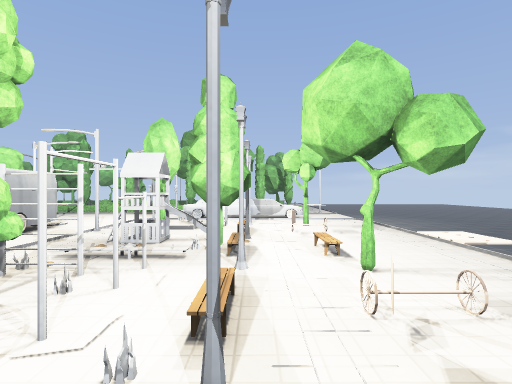
View 1 (above)

24 first-person views from a walk through a level from a Godot 3-D game. The camera is 1.5 m above the floor, looks level and sees 80° across. Doors that lead somewhere are drawn open, without their leaves. The floor is counted in squares, 2 m on a side. Each view is taken from the middle of a square. On the plan, view 1 faces up. The plan holds only what a view shows up to about 10 squares ahead; the rest is blank. The place goes on beyond the plan. Surface patterns are stand-ins for the level's own textures.

View 2
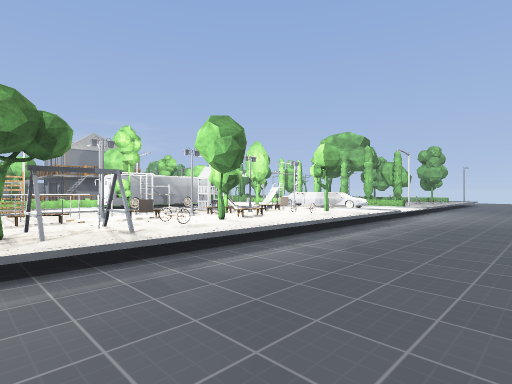

View 3
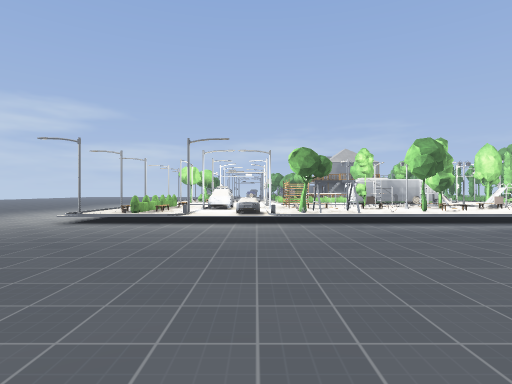

View 4
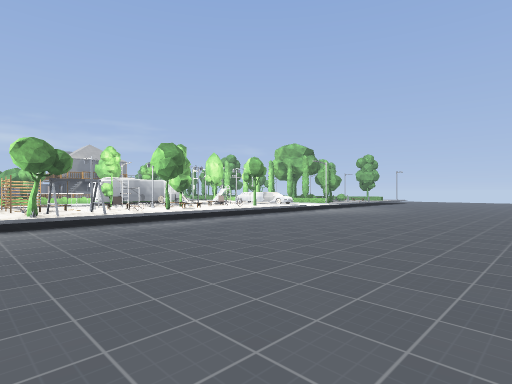

View 5
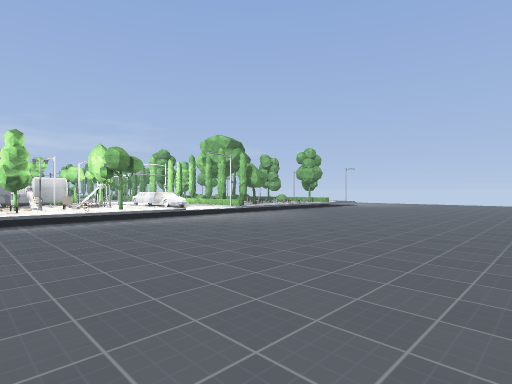

View 6
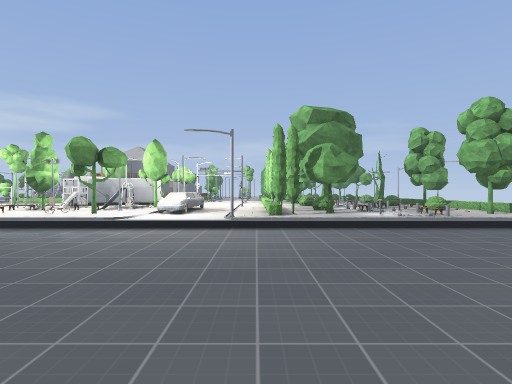

View 7
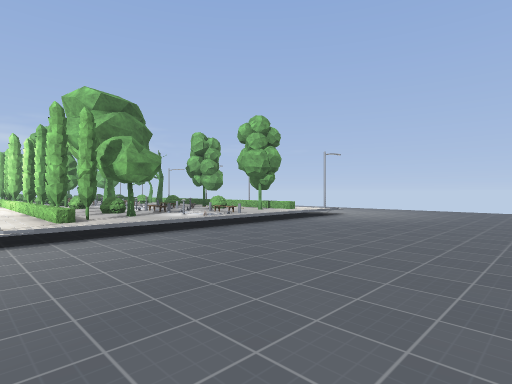

View 8
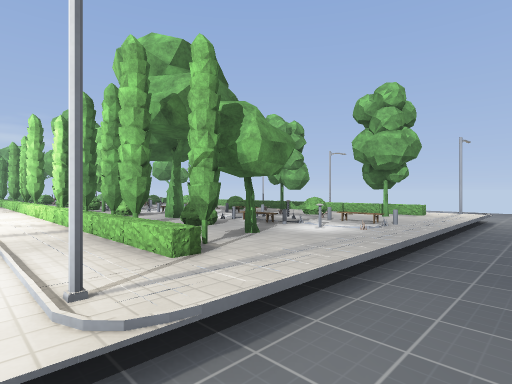

View 9
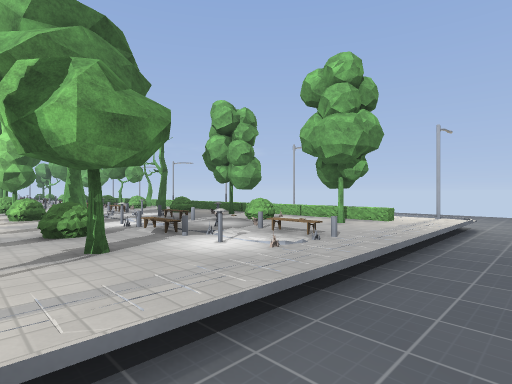

View 10
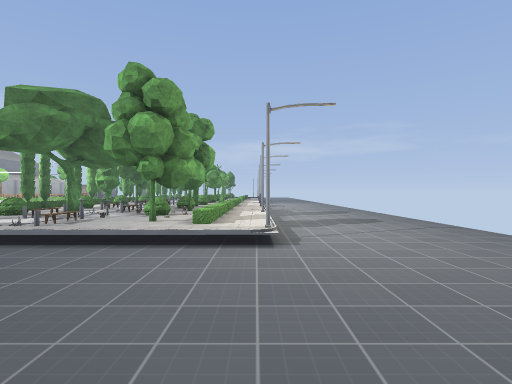

View 11
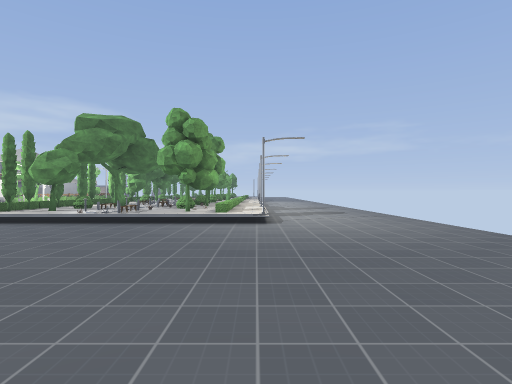

View 12
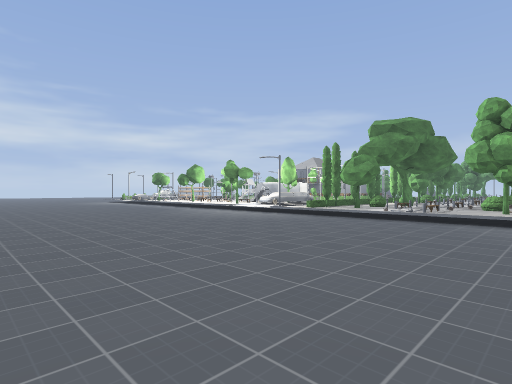

View 13
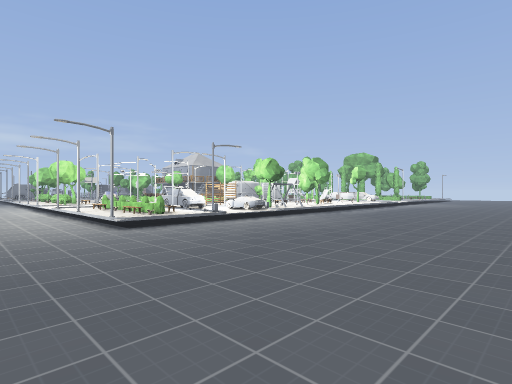

View 14
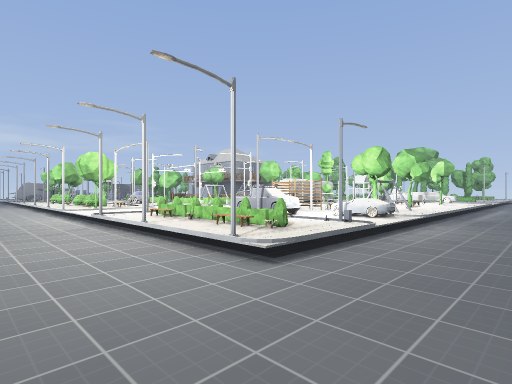

View 15
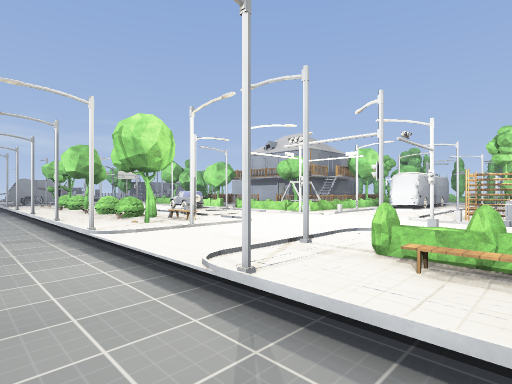

View 16
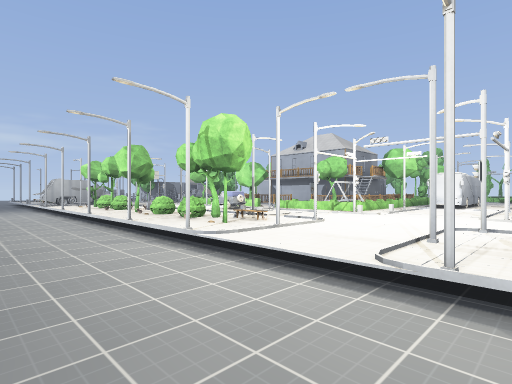

View 17
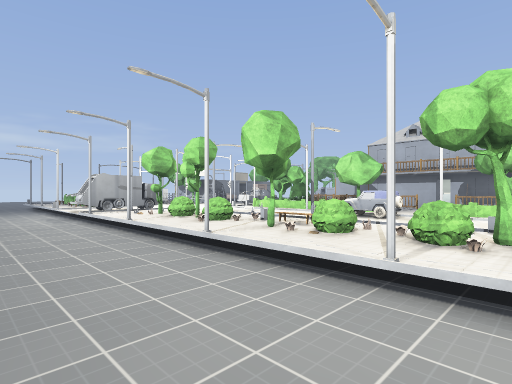

View 18
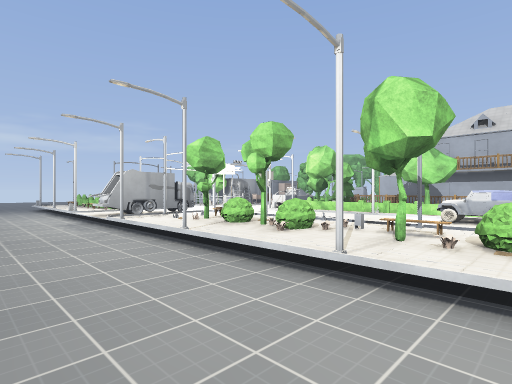

View 19
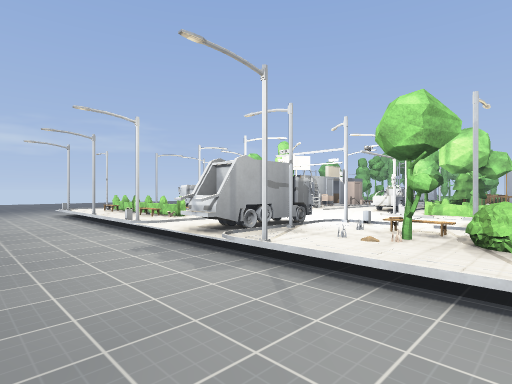

View 20
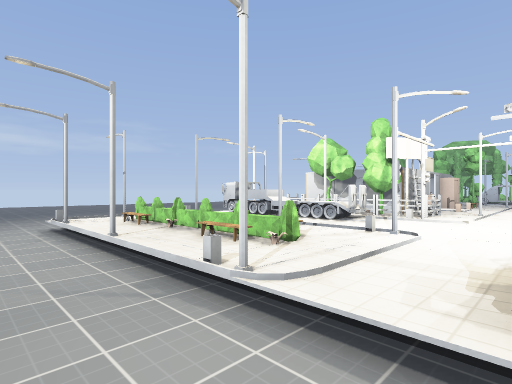

View 21
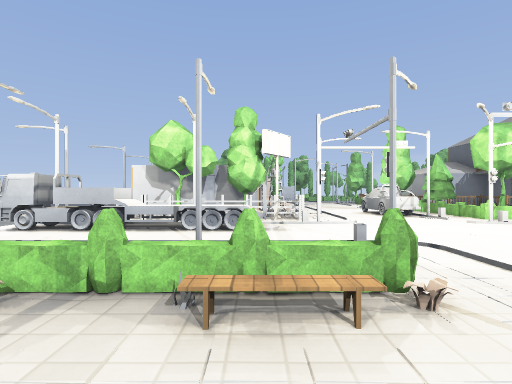

View 22
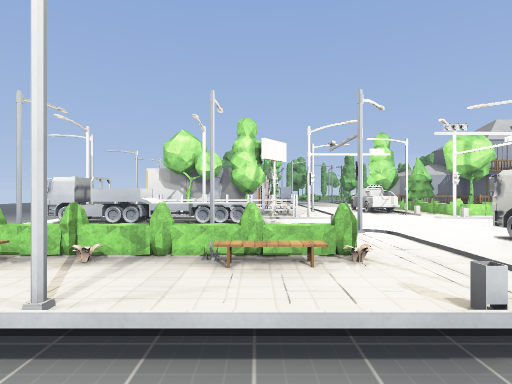

View 23
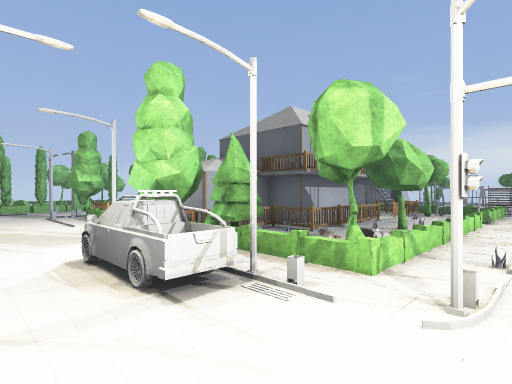

View 24
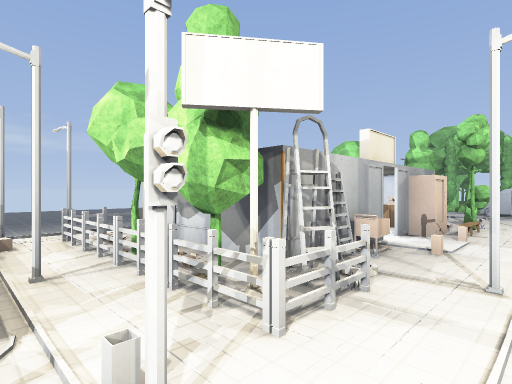

### Floor plan
Key: @ floor where view 1 was taken; # wall or solid block; x gap in a wall; . main floor; : floor 0.5 m higher than the main floor; / step, stairs or slope; D door; = window, fence, low wall or low ledge; ^ raised ledge; T tree; F fence; B bush; E tent; A beam; O other object.
Columns run from 30 left of view 1 to 11 right of it. Each row starts with its distance up from view 1.
 23                            ..........
 22                            ...........
 21                            ............
 20                            .............
 19                            /#://#/.......
 18                             / ////........
 17                          TB:T::T:/........
 16                         =::::B:::/........
 15                         =::=#==:#/........
 14                       O  :::T=#=:/........
 13                       OOOTB:TBBT:/........
 12                       TTTO:TTTTT:/.......
 11                         :::   :::/.......
 10           :D ::         :::: :::#/.......
  9           :D :::        ::::====:/.......
  8           :  ::#         ::#::#=:/........
  7          TT: ::          #::T:#T:/........
  6           :T ::          #:#:::O:/........
  5          # T ::          D::###::/........
  4          #OO::: #        #::#TT///........
  3          #D ::# O#       D::###T:/........
  2           # ::TOOOO##    ::#T#:O:/.......
  1    ..     ##:xTB:OOOOOO O:::==:x//.......
  0 ..... /^TOA^:^^BT:#T:: #O:::F=@#:/.......
 -1 ..... #==##=:::B=OOOOOOOO:::FF:T:/.......
 -2       / ^^^#::#::: :EO::#::#::#==/.......
 -3       /::::::::::::::::::::::=x::/......
 -4       ##  :::##::::# :##:::::=:://......
 -5       #OOBBB:##:TTB#TBBTT::#BOOOB/......
 -6  ...../x:::::#:::x:##:###::::::::/......
 -7  ........#.#...#...........#..#.#.......
 -8      ...................................
 -9             ................. ..........

Where each view was taken, in squares from view 1:
view 1: 0 up, 0 right, facing up
view 2: 1 down, 6 right, facing up-left
view 3: 2 down, 10 right, facing left
view 4: 2 down, 10 right, facing up-left
view 5: 3 up, 11 right, facing up-left
view 6: 11 up, 9 right, facing left
view 7: 10 up, 8 right, facing up-left
view 8: 10 up, 4 right, facing up-left
view 9: 12 up, 4 right, facing up-left
view 10: 19 up, 7 right, facing left
view 11: 19 up, 10 right, facing left
view 12: 18 up, 11 right, facing down-left
view 13: 9 down, 9 right, facing up-left
view 14: 9 down, 5 right, facing up-left
view 15: 8 down, 1 left, facing up-left
view 16: 9 down, 2 left, facing up-left
view 17: 9 down, 7 left, facing up-left
view 18: 9 down, 9 left, facing up-left
view 19: 9 down, 13 left, facing up-left
view 20: 8 down, 17 left, facing up-left
view 21: 7 down, 20 left, facing up
view 22: 8 down, 20 left, facing up
view 23: 2 down, 18 left, facing up-right
view 24: 2 down, 18 left, facing up-left
